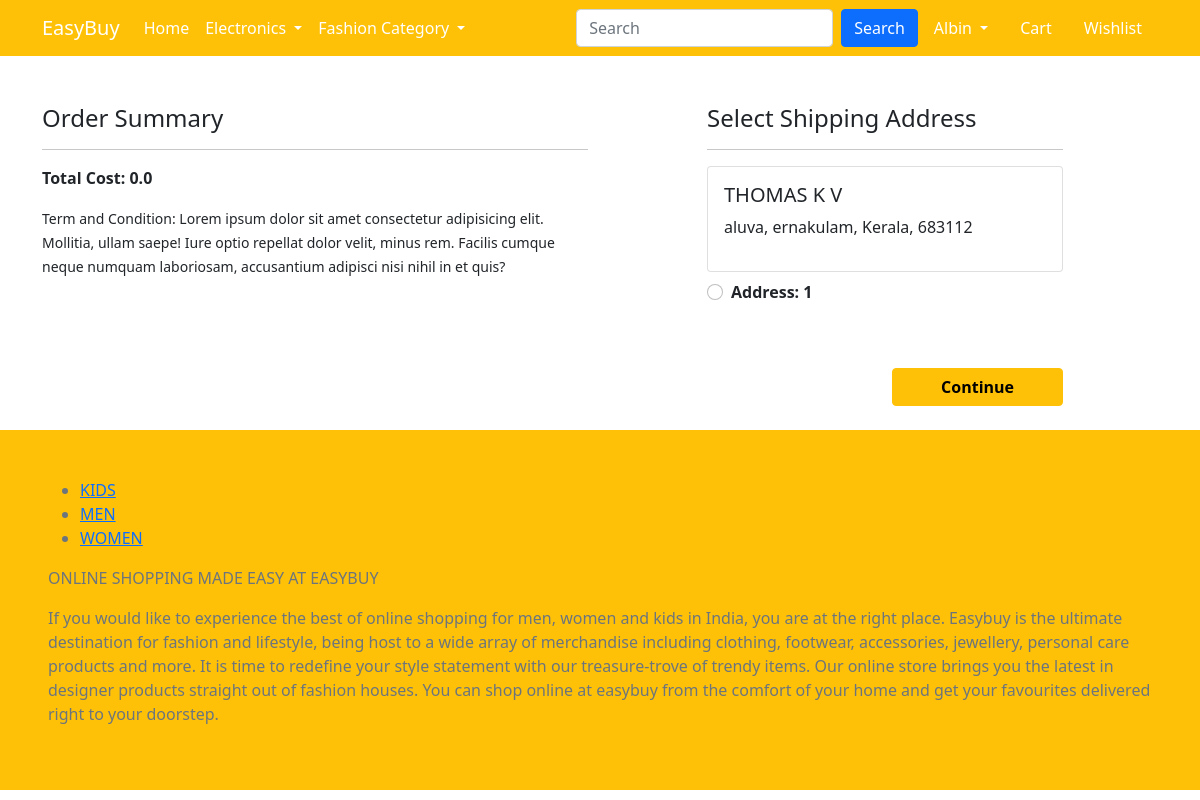
Screenshot of /checkout/ (signed in) with the database file from the repository.
### app/models.py (models this page shows, shortened)
class Custumer(models.Model):
    user = models.ForeignKey(User, on_delete=models.CASCADE)
    name = models.CharField(max_length=200)
    locality = models.CharField(max_length=200)
    city = models.CharField(max_length=50)
    pincode = models.IntegerField()
    state = models.CharField(choices=STATE_CHOICES, max_length=50)

### app/views.py (the view)
# urls.py: path('checkout/', checkout, name='checkout'),
@login_required(login_url="/account/login/")
def checkout(request):
    user = request.user
    add = Custumer.objects.filter(user=user)
    cart_items = Cart.objects.filter(user=user)
    amount = 0.0
    totalamount = 0.0
    shipping_amount = 0.0
    cart_product = [p for p in Cart.objects.all() if p.user == user]
    if cart_product:
        for p in cart_product:
            tempamount = (p.quantity * p.product.discount_price)
            amount += tempamount
        totalamount = amount + shipping_amount
    return render(request, 'app/checkout.html', {'add': add, 'totalamount': totalamount , 'cart_items': cart_items})

### app/templates/app/checkout.html (shortened to what this page needs)
{% extends 'app/base.html' %}
{% load static %}
{% block main-content %}
<div class="container">
 <div class="row mt-5">
  <div class="col-sm-6">
    <h4>Order Summary</h4>
    <hr>
    <p class="fw-bold">Total Cost: {{totalamount}}</p>
    <small>Term and Condition: Lorem ipsum dolor sit amet consectetur adipisicing elit. Mollitia, ullam saepe! Iure optio repellat dolor velit, minus rem. Facilis cumque neque numquam laboriosam, accusantium adipisci nisi nihil in et quis?</small>
  </div>
  <div class="col-sm-4 offset-sm-1">
    <h4>Select Shipping Address</h4>
    <hr>
    <form action="/paymentdone/">
      {% for ad in add %}
      <div class="card">
        <div class="card-body">
        <h5>{{ad.name}}</h5>
        <p> {{ad.locality}}, {{ad.city}}, {{ad.state}}, {{ad.pincode}}</p>
        </div>
      </div>
        <div class="form-check mt-2 mb-5">
          <input class="form-check-input" type="radio" name="custid" id="custid{{forloop.counter}}"  value="{{ad.id}}">
          <label class="form-check-label fw-bold" for="">
            Address: {{forloop.counter}} </label>
        </div>
      {% endfor %}
        <div class="text-end">
          <button type="submit" class="btn btn-warning mt-3 px-5 fw-bold">Continue</button>
        </div>
      </form>
    </div>
  </div>
</div>
{% endblock main-content %}

### app/templates/app/base.html (shortened to what this page needs)
<!doctype html>
{% load static %}
<html lang="en">
  <head>
    <link href="https://cdn.jsdelivr.net/npm/bootstrap@5.0.0-beta1/dist/css/bootstrap.min.css" rel="stylesheet">
    <link rel="stylesheet" href="{% static 'app/css/owl.carousel.min.css' %}">
    <link rel="stylesheet" href="{% static 'app/css/all.min.css' %}">
    <link rel="stylesheet" href="{% static 'app/css/style.css' %}">
  </head>
  <body>
    <nav class="navbar navbar-expand-lg navbar-dark bg-warning">
     <div class="container">
       <a class="navbar-brand" href="/">EasyBuy</a>
       <div class="collapse navbar-collapse" id="navbarSupportedContent">
         <ul class="navbar-nav me-auto mb-2 mb-lg-0">
           <li class="nav-item">
             <a class="nav-link active" aria-current="page" href="/">Home</a>
           </li>
           <li class="nav-item dropdown">
             <a class="nav-link dropdown-toggle text-white" href="#" id="electronicsDropdown" role="button" data-bs-toggle="dropdown" aria-expanded="false">
               Electronics
             </a>
           </li>
           <li class="nav-item dropdown">
             <a class="nav-link dropdown-toggle text-white" href="#" id="fashionDropdown" role="button" data-bs-toggle="dropdown" aria-expanded="false">
              Fashion Category
             </a>
           </li>
         </ul>
         <form method="get" class="d-flex" action="/search/">
           <input class="form-control me-2" type="search" placeholder="Search" aria-label="Search" name="tittle" id="tittle">
           <button class="btn btn-primary" type="submit">Search</button>
         </form>
         <div>
          <ul class="navbar-nav me-auto mb-2 mb-lg-0">
            {% if request.user.is_authenticated %}
           <li class="nav-item dropdown mx-2">
              <a class="nav-link dropdown-toggle text-white" href="#" id="profileDropdown" role="button" data-bs-toggle="dropdown" aria-expanded="false">
                {{request.user.username|capfirst}}
              </a>
            </li>
            <li class="nav-item mx-2">
             <a href="{% url 'showcart' %}" class="nav-link text-white"> Cart </a>
            </li>
            <li class="nav-item mx-2">
             <a href="{% url 'wishlist' %}" class="nav-link text-white"> Wishlist </a>
            </li>
              {% endif %}
          </ul>
         </div>
       </div>
     </div>
    </nav>
    {% block main-content %} {% endblock main-content %}
   <br>
    <footer class="bd-footer text-muted bg-warning">
      <div class="container-fluid p-3 p-md-5">
        <ul class="bd-footer-links">
          <li><a href="#">KIDS</a></li>
          <li><a href="#">MEN</a></li>
          <li><a href="#">WOMEN</a></li>
        </ul>
        <p>ONLINE SHOPPING MADE EASY AT EASYBUY</p>
        <p>If you would like to experience the best of online shopping for men, women and kids in India, you are at the right place. Easybuy is the ultimate destination for fashion and lifestyle, being host to a wide array of merchandise including clothing, footwear, accessories, jewellery, personal care products and more. It is time to redefine your style statement with our treasure-trove of trendy items. Our online store brings you the latest in designer products straight out of fashion houses. You can shop online at easybuy from the comfort of your home and get your favourites delivered right to your doorstep.</p>
      </div>
    </footer>
  </body>
</html>

### rows the page displays
Custumer: name "THOMAS K V", locality "aluva", city "ernakulam", state "Kerala", pincode "683112"

### other values shown
{{ request.user.username|capfirst }} "Albin"
{{ totalamount }} "0.0"
